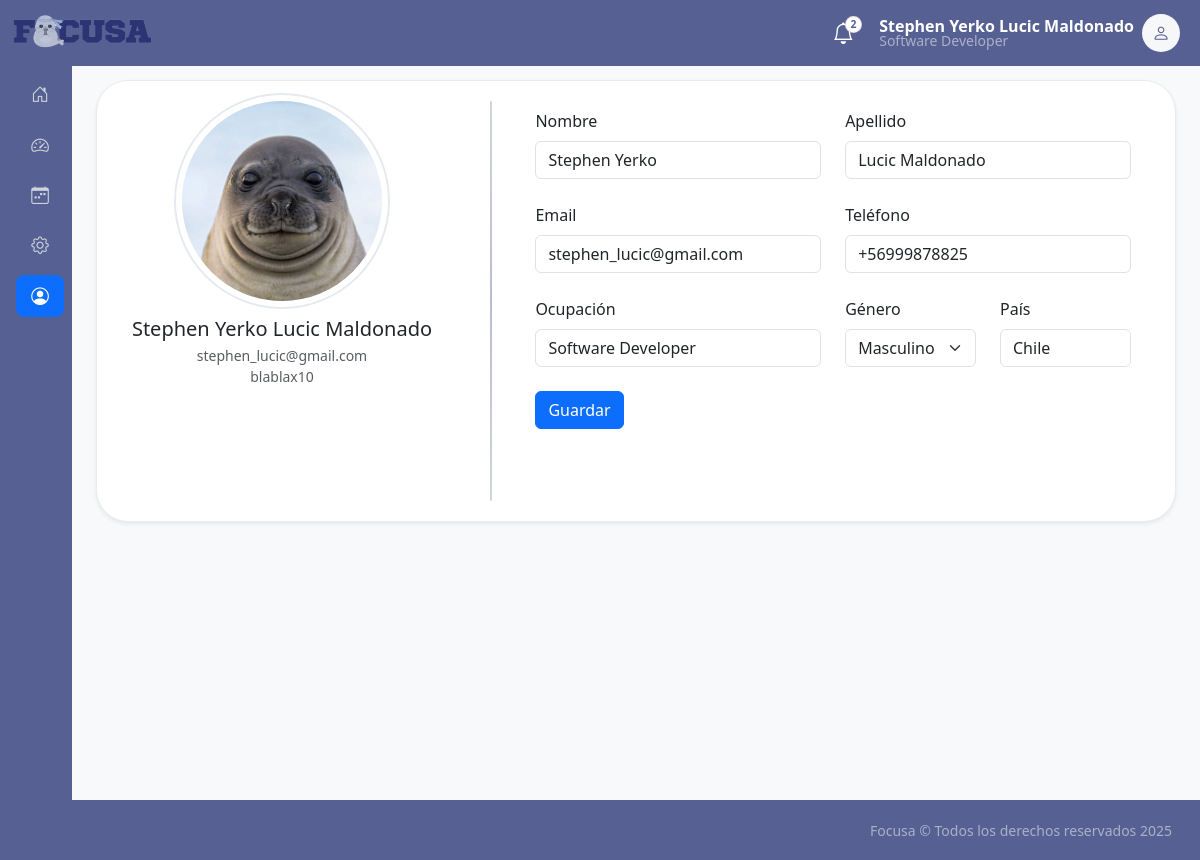
Page /perfil/ (signed in) on the committed database.
### focusaApp/models.py (models this page shows, shortened)
class Perfil(models.Model):
    user = models.OneToOneField(settings.AUTH_USER_MODEL, on_delete=models.CASCADE, related_name='perfil')
    telefono = models.CharField(max_length=20, blank=True)
    ocupacion = models.CharField(max_length=100, blank=True)
    genero = models.CharField(
        max_length=20,
        blank=True,
        choices=[
            ("M", "Masculino"),
            ("F", "Femenino"),
            ("O", "Otro"),
            ("N", "Prefiero no decir"),
        ],
    )
    pais = models.CharField(max_length=100, blank=True)

### perfil/views.py (the view, shortened to what this page needs)
# urls.py: path('', login_required(ver_perfil), name='perfil'),
@login_required
def ver_perfil(request):
    perfil, _ = Perfil.objects.get_or_create(user=request.user)
    return render(request, "perfil.html", {"perfil": perfil})

### perfil/templates/perfil.html (shortened to what this page needs)
{% extends "base.html" %}
{% load static %}
{% block extra_css %}
<link href="{% static 'css/perfil.css' %}" rel="stylesheet">
{% endblock %}
{% block content %}
<div class="card shadow-sm profile-card rounded-5">
  <div class="card-body">
    <div class="row g-4 align-items-start profile-layout">
      <div class="col-12 col-lg-4">
        <div class="text-center">
          <div class="profile-avatar mb-3">
            <img src="{% static 'img/foto_perfil_foca.jpg' %}" alt="Foto de perfil">
          </div>
          <h5 class="mb-1">{{ request.user.first_name }} {{ request.user.last_name }}</h5>
          <div class="text-muted small">{{ request.user.email }}</div>
          <div class="text-muted small">{{ request.user.username }}</div>
        </div>
      </div>
      <div class="col-lg-auto d-none d-lg-flex">
        <div class="profile-divider-vertical"></div>
      </div>
      <div class="col-12 col-lg-7">
        <form id="perfil-form" method="post" class="py-2">
          <div class="row g-4">
            <div class="col-12 col-lg-6">
              <label class="form-label">Nombre</label>
              <input name="first_name" class="form-control" value="{{ request.user.first_name }}">
            </div>
            <div class="col-12 col-lg-6">
              <label class="form-label">Apellido</label>
              <input name="last_name" class="form-control" value="{{ request.user.last_name }}">
            </div>
            <div class="col-12 col-lg-6">
              <label class="form-label">Email</label>
              <input type="email" name="email" class="form-control" value="{{ request.user.email }}">
            </div>
            <div class="col-12 col-lg-6">
              <label class="form-label">Teléfono</label>
              <input name="telefono" class="form-control" value="{{ perfil.telefono }}">
            </div>
            <div class="col-12 col-lg-6">
              <label class="form-label">Ocupación</label>
              <input name="ocupacion" class="form-control" value="{{ perfil.ocupacion }}">
            </div>
            <div class="col-12 col-lg-3">
              <label class="form-label">Género</label>
              <select name="genero" class="form-select">
                <option value="M" {% if perfil.genero == "M" %}selected{% endif %}>Masculino</option>
              </select>
            </div>
            <div class="col-12 col-lg-3">
              <label class="form-label">País</label>
              <input name="pais" class="form-control" value="{{ perfil.pais }}">
            </div>
          </div>
          <div id="action-buttons" class="mt-4">
            <button type="submit" class="btn btn-primary">Guardar</button>
          </div>
        </form>
      </div>
    </div>
  </div>
</div>
{% endblock %}

### focusaApp/templates/base.html (shortened to what this page needs)
{% load static %}
<!doctype html>
<html lang="es">
<head>
  <link rel="stylesheet" href="{% static 'css/bootstrap.min.css' %}">
  <link rel="stylesheet" href="https://cdn.jsdelivr.net/npm/bootstrap-icons@1.11.3/font/bootstrap-icons.min.css">
  <link rel="stylesheet" href="{% static 'css/custom-css.css' %}">
  {% block extra_css %}{% endblock %}
</head>
<body class="bg-light">
  {% include "includes/header.html" %}
<div style="padding-top: 56px;">
  {% include "includes/sidebar.html" %}
  <main id="content" class="main-content">
    {% block content %}{% endblock %}
  </main>
</div>
  {% include "includes/footer.html" %}
</body>
</html>

### focusaApp/templates/includes/header.html (shortened to what this page needs)
{% load static %}
<nav class="navbar navbar-expand-lg navbar-dark bg-focusa fixed-top">
  <div class="container-fluid">
    <a class="navbar-brand d-flex align-items-center" href="#">
      <img src="{% static 'img/focusa_sin_fondo.png' %}" alt="Focusa Logo" width="140" height="40" class="d-inline-block align-text-top">
    </a>
    <div class="ms-auto d-flex align-items-center gap-3">
      <button class="btn btn-notify text-white p-0" type="button" aria-label="Notificaciones">
        <i class="bi bi-bell"></i>
        <span class="badge rounded-pill">2</span>
      </button>
      <div class="dropdown">
        <button class="btn btn-focusa-profile text-white d-flex align-items-center" data-bs-toggle="dropdown" aria-expanded="false">
          <span class="profile-info d-none d-sm-flex flex-column text-start me-2">
            {% if user.is_authenticated %}
              <span class="fw-semibold">{{ user.get_full_name|default:user.username }}</span>
              <small class="text-white-50">{{ user.perfil.ocupacion|default:"Sin ocupación" }}</small>
            {% else %}
              <span class="fw-semibold">Invitado</span>
              <small class="text-white-50">—</small>
            {% endif %}
          </span>
          <span class="avatar rounded-circle d-inline-flex">
            <i class="bi bi-person"></i>
          </span>
        </button>
      </div>
    </div>
  </div>
</nav>

### focusaApp/templates/includes/sidebar.html (shortened to what this page needs)
<nav id="sidebarMenu" class="sidebar bg-focusa text-white">
  <div class="sidebar-inner d-flex flex-column h-100">
    <ul class="nav nav-pills flex-column p-3 gap-2">
      <li class="nav-item">
        <a class="nav-link d-flex align-items-center gap-2 {% if request.resolver_match.url_name == 'kanban' %}active{% endif %}" href="{% url 'kanban' %}"
           data-bs-toggle="tooltip" data-bs-placement="right" title="Kanban">
          <i class="bi bi-house-door"></i>
        </a>
      </li>
      <li class="nav-item">
        <a class="nav-link d-flex align-items-center gap-2 {% if request.resolver_match.url_name == 'dashboard' %}active{% endif %}" href="{% url 'dashboard' %}"
           data-bs-toggle="tooltip" data-bs-placement="right" title="Dashboard">
          <i class="bi bi-speedometer2"></i>
        </a>
      </li>
      <li class="nav-item">
        <a class="nav-link d-flex align-items-center gap-2 {% if request.resolver_match.url_name == 'calendario' %}active{% endif %}" href="{% url 'calendario' %}"
           data-bs-toggle="tooltip" data-bs-placement="right" title="Calendario">
          <i class="bi bi-calendar-week"></i>
        </a>
      </li>
      <li class="nav-item">
        <a class="nav-link d-flex align-items-center gap-2" href="#"
           data-bs-toggle="tooltip" data-bs-placement="right" title="Configuración">
          <i class="bi bi-gear"></i>
        </a>
      </li>
      <li class="nav-item">
        <a class="nav-link d-flex align-items-center gap-2 {% if request.resolver_match.url_name == 'perfil' %}active{% endif %}" href="{% url 'perfil' %}"
           data-bs-toggle="tooltip" data-bs-placement="right" title="Perfil">
          <i class="bi bi-person-circle"></i>
        </a>
      </li>
    </ul>
  </div>
</nav>

### focusaApp/templates/includes/footer.html (shortened to what this page needs)
<footer class="bg-focusa text-white-50 d-flex align-items-center px-3 py-3" style="min-height: 60px;">
  <div class="container-fluid">
    <div class="row align-items-center">
      <div class="col-md-6 text-md-end">
        <small>Focusa &copy; Todos los derechos reservados {% now "Y" %}</small>
      </div>
    </div>
  </div>
</footer>

### static/css/custom-css.css (style rules this page uses)
:root { --sb-width: 260px; --sb-width-collapsed: 72px; }
.sidebar { width: var(--sb-width); height: calc(100vh - 56px); position: fixed; top: 56px; left: 0; overflow-y: auto; transition: width .2s ease, left .2s ease; z-index: 1030; }
.sidebar .nav-link { color: #ced4da; border-radius: .5rem; padding: .5rem .75rem; }
.sidebar .nav-link.active, .sidebar .nav-link:hover { color: #fff; background-color: #0d6efd; }
.sidebar .nav-link i { font-size: 1.1rem; width: 1.5rem; text-align: center; }
.sidebar.collapsed { width: var(--sb-width-collapsed); }
.sidebar.collapsed .nav-pills { padding-left: .5rem; padding-right: .5rem; }
.bg-focusa { background-color: #576092 !important; }
.navbar.bg-focusa { z-index: 1040 !important; }
.btn-notify { position: relative; line-height: 1; }
.btn-notify .bi-bell { font-size: 1.35rem; }
.btn-notify .badge { position: absolute; top: -6px; right: -8px; min-width: 1.1rem; height: 1.1rem; padding: 0; display: inline-flex; align-items: center; justify-content: center; background: #fff; color: #576092; border: 1px solid rgba(0,0,0,.12); font-size: .65rem; font-weight: 600; }
.btn-focusa-profile { background: transparent; border: 0; padding: .25rem .5rem; border-radius: 999px; }
.profile-info .fw-semibold { line-height: 1; }
.profile-info small { line-height: 1; }
.avatar { width: 38px; height: 38px; background: rgba(255,255,255,.95); color: #576092; display: inline-flex; align-items: center; justify-content: center; font-size: 1.1rem; }
.main-content { margin-left: var(--sb-width-collapsed); min-height: calc(100vh - 56px); padding: 1.5rem; transition: margin-left .2s ease; }
footer { backdrop-filter: blur(10px); margin-top: auto; z-index: 1040; position: relative; }

### static/css/perfil.css (style rules this page uses)
.profile-card .card-body { padding: 1.25rem; }
.profile-avatar { width: clamp(160px, 20vw, 220px); height: clamp(160px, 20vw, 220px); border-radius: 50%; overflow: hidden; background: #f3f3f3; margin: 0 auto 0.75rem; box-shadow: 0 0 0 6px #ffffff, 0 0 0 8px #e6e9ef; }
.profile-card { border-radius: 24px; overflow: hidden; border: 1px solid #e9ecef; }
@media (min-width: 1200px) { .profile-avatar { width: 200px; height: 200px; } }
@media (min-width: 1200px) { .profile-card { border-radius: 28px; } }
.profile-avatar img { width: 100%; height: 100%; object-fit: cover; }
.profile-form, .profile-card .col-lg-7 { position: relative; }
.form-label { font-weight: 500; margin-bottom: 0.5rem; display: block; }
#action-buttons { display: inline-block; }
.profile-divider-vertical { width:2px; background:linear-gradient(to bottom,#d1d6dd 0%,#b7bec8 50%,#d1d6dd 100%); border-radius:1px; height:100%; min-height:400px; margin:0 1.2rem; position:relative; }
.profile-layout { display:flex; flex-wrap:wrap; align-items:stretch; }

### rows in the picture
Perfil: telefono "+56999878825", ocupacion "Software Developer", genero "Masculino", pais "Chile"

### other values in the picture
{{ user.get_full_name|default:user.username }} "Stephen Yerko Lucic Maldonado"
{{ user.perfil.ocupacion|default:"Sin ocupación" }} "Software Developer"
{{ request.user.first_name }} "Stephen Yerko"
{{ request.user.last_name }} "Lucic Maldonado"
{{ request.user.email }} "stephen_lucic@gmail.com"
{{ request.user.username }} "blablax10"
